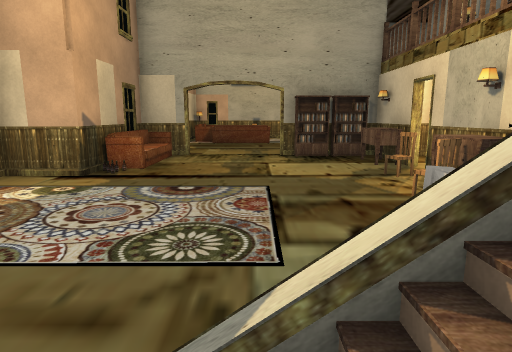
[1] (above)

17 first-person views from a walk through a Unity game level. The camera is 1.3 m above the floor, tilts 10° down and sees 75° across. Doors are open. The floor is counted in squares, 1 m on a side. Each view is taken from the middle of a square. On the plan, view 1 faces up. The plan holds only what a view shows up to about 14 squares ahead; the rest is blank. The place goes on beyond the plan. Some animated figures are not drawn. Some surface patterns are stand-ins.

[2]
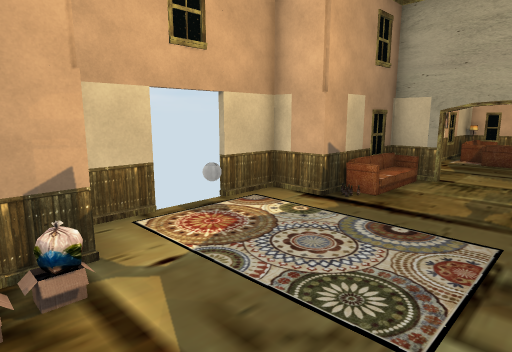

[3]
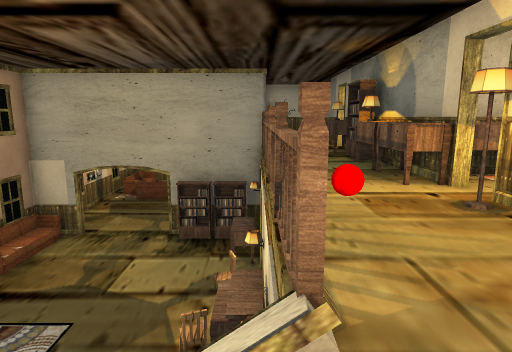

[4]
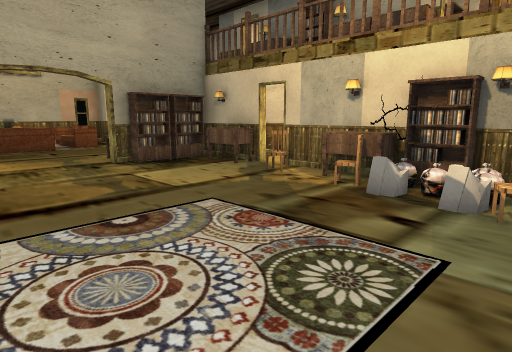

[5]
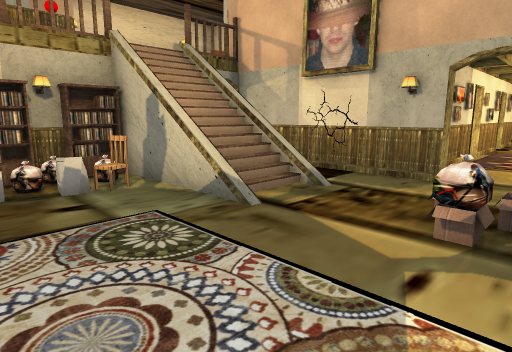

[6]
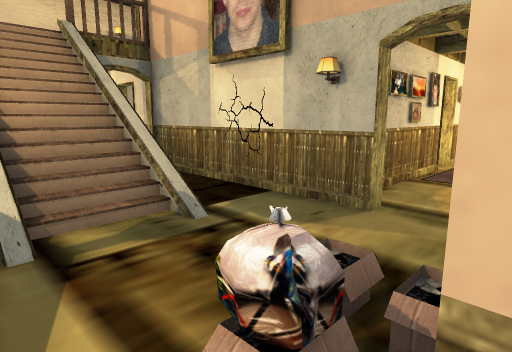

[7]
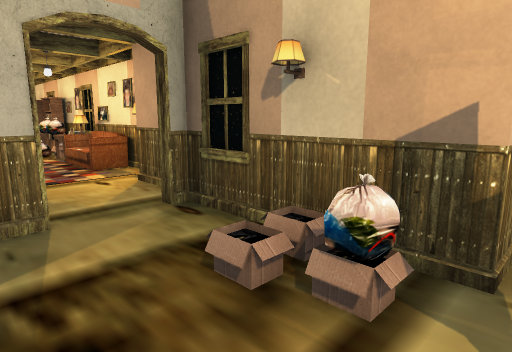

[8]
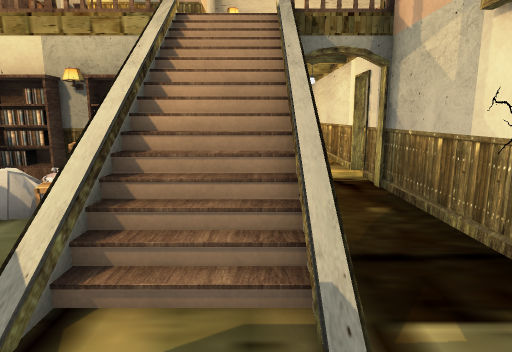

[9]
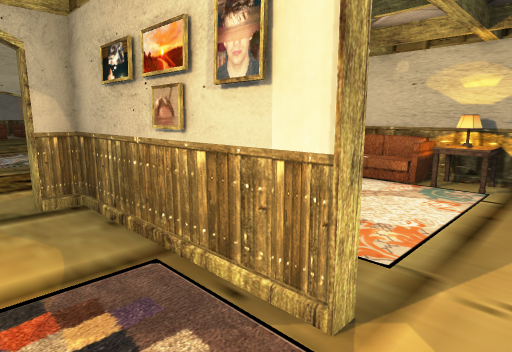

[10]
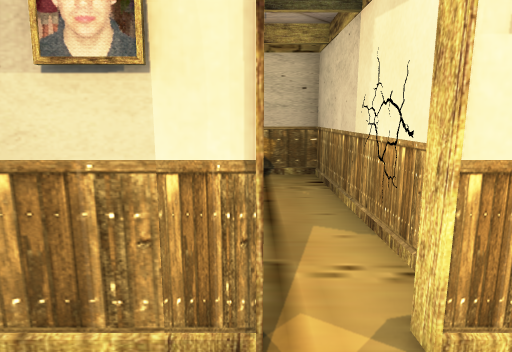

[11]
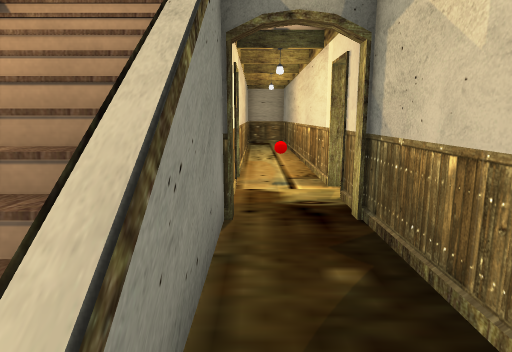

[12]
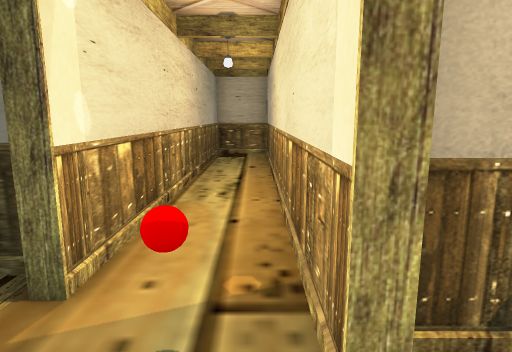

[13]
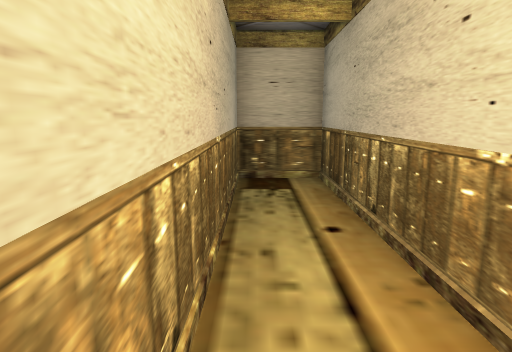

[14]
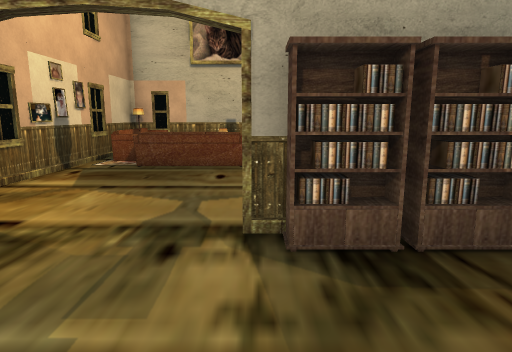

[15]
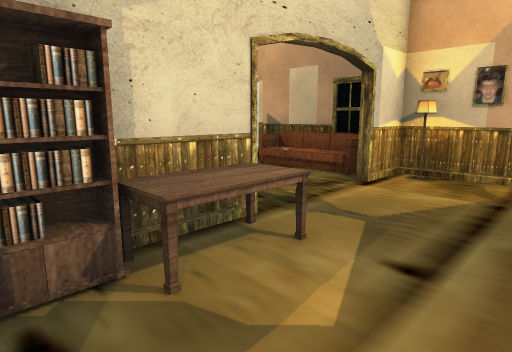

[16]
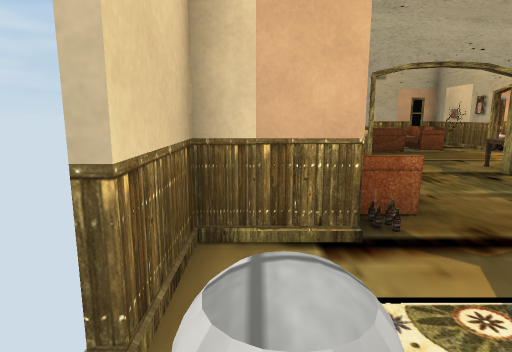

[17]
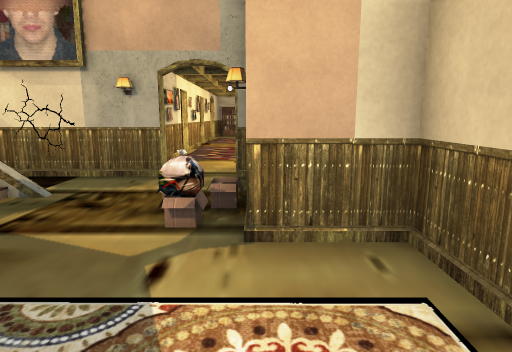

### Floor plan
Key: @ floor where view 1 was taken; # wall or solid block; . main floor; - floor 3 m lower than the main floor; : floor 3 m higher than the main floor; / step, stairs or slope; D open door; O other object.
Columns run from 6 left of view 1 to 17 right of it. Each row starts with its distance up from view 1.
 17   #.OOO.O.#O
 16   #........
 15   #........
 14   #.......
 13   O....OOO/
 12   O#...##O-
 11   #/....OO.
 10   #/......
  9   O/......
  8 ###/.....OD
  7 #.........#
  6 #.........O
  5  O.......OO//
  4  ........OO:/
  3 #.......OOOO/
  2 #.......O#OO/
  1 ###O..//////
  0   #O..@////  D##########
 -1   #.......O//D#........#
 -2   #.........DO.........#
 -3   #..#     #D###########
 -4   #..#     #
 -5  O...   .. #
 -6  #...# ...O#
 -7  #O..D....OD
 -8  #O..D######

Positions as (right, up) in squares from view 1, and headings:
1: (0, 0), facing up
2: (1, 0), facing up-left
3: (4, 0), facing up
4: (-3, 2), facing up-right
5: (-4, 5), facing down-right
6: (-4, 2), facing down-right
7: (-1, 2), facing down-left
8: (-2, 0), facing right
9: (-3, -8), facing up-right
10: (-3, -7), facing right
11: (0, -1), facing right
12: (5, -2), facing right
13: (10, -1), facing right
14: (1, 8), facing up
15: (4, 15), facing down-left
16: (-5, 4), facing up
17: (-4, 5), facing down
